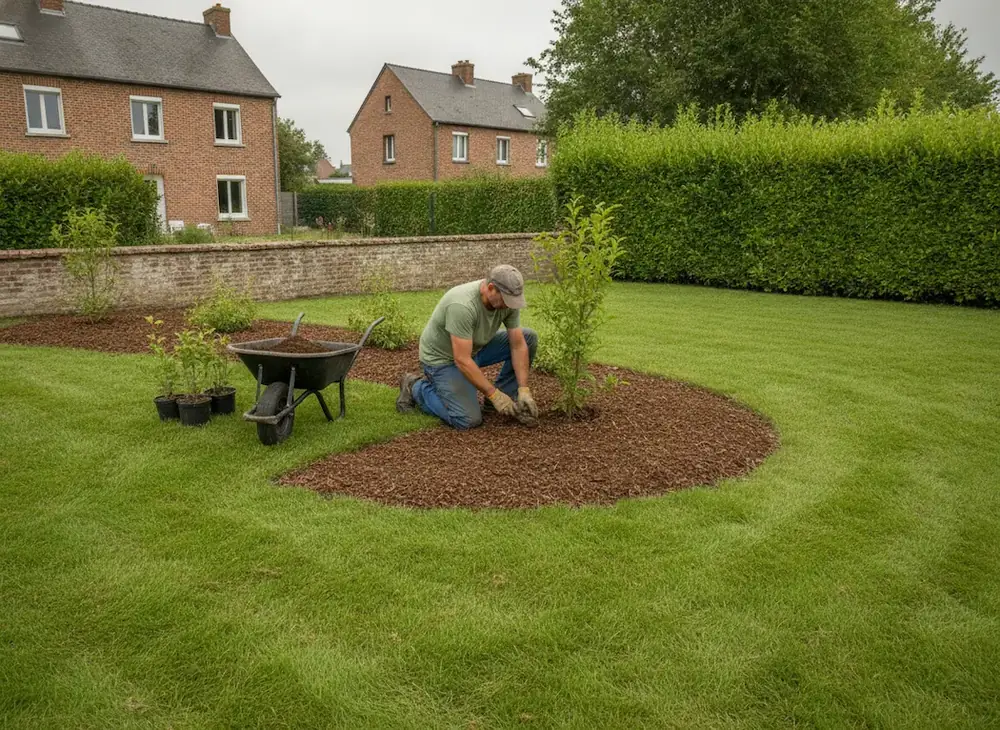
#> input picture site-paysagiste-artois/photos/action-amenagement-jardin.webp, 1000 x 730 px; its folder holds only this picture in this run
$ python images.py
#> lines starting #> are read from the running program, lines starting #| are printed output that depends on the picture
#> in main, im is the input picture: PIL image 1000x730 RGB; mean R, G, B 109.3, 113.5, 53.7
# Prépare les images Google Ads (Search) à partir des photos du site.
# Paysage 1,91:1 (1200x628) et carré 1:1 (1200x1200) en JPG ; logo carré PNG fond blanc.
import os
from PIL import Image
ICI = os.path.dirname(os.path.abspath(__file__))
SRC = os.path.join(ICI, "..", "site-paysagiste-artois", "photos")
OUT = os.path.join(ICI, "images")
SERVICES = ["amenagement-jardin", "terrasse-allee", "entretien-jardin", "cloture-portail"]
# (fichier source, format, ancrage vertical 0=haut 0.5=centre 1=bas)
PLAN = {s: [(f"action-{s}", "paysage", 0.5), (f"apres-{s}", "paysage", 0.5), (f"apres-{s}", "carre", 0.5)]
        for s in SERVICES}
PLAN["equipe"] = [("equipe", "paysage", 0.5), ("equipe", "carre", 0.5)]   # niveau campagne

def recadre(im, ratio, ancre):
#> called with ratio = 1.91, ancre = 0.5
    w, h = im.size
#> w = 1000; h = 730
    if w / h > ratio:                      # trop large : on coupe les côtés (centré)
        nw = int(h * ratio); x = (w - nw) // 2; return im.crop((x, 0, x + nw, h))
    nh = int(w / ratio); y = int((h - nh) * ancre); return im.crop((0, y, w, y + nh))
#> after `nh = int(w / ratio)`: nh = 523
#> after `y = int((h - nh) * ancre)`: y = 103
#> after `return im.crop((0, y, w, y + nh))`:
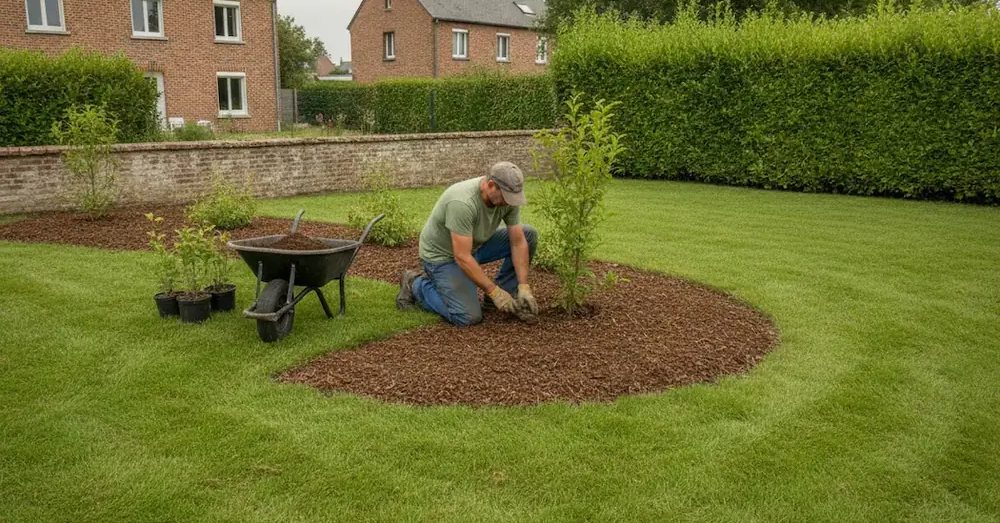
#> returned value: PIL image 1000x523 RGB; mean R, G, B 107.5, 110.6, 47.6

def main():
    os.makedirs(OUT, exist_ok=True)
    for s, lst in PLAN.items():
        for src, fmt, ancre in lst:
#> (the run stopped early here; a loop or call above may not have finished)
